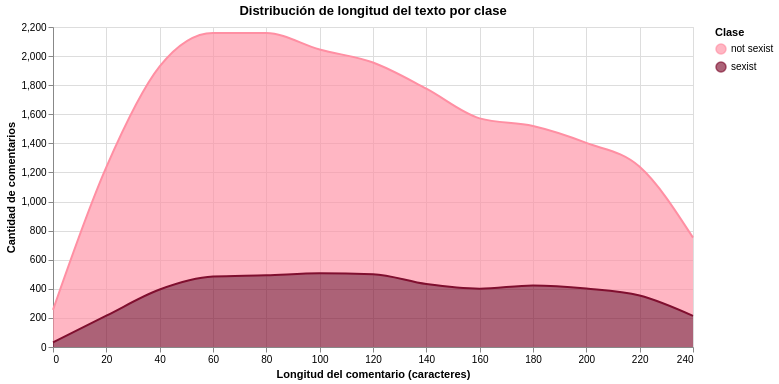

The notebook cell saved with this chart:
### Markdown cell above
## 10. Distribución de features — longitud del comentario por clase

Histograma interactivo superpuesto: la distribución de longitud (en caracteres)
de comentarios sexistas frente a no sexistas. Pre-agregado en Polars para que el
gráfico sea liviano.

### Code cell
hist_len = (
    df_feat
    .with_columns((pl.col("n_chars") // 20 * 20).alias("bin_chars"))
    .group_by("bin_chars", "label_sexist")
    .len()
    .sort("bin_chars")
)

hist_chart = (
    alt.Chart(hist_len.to_pandas())
    .mark_area(opacity=0.65, interpolate="monotone", line=True)
    .encode(
        x=alt.X("bin_chars:Q", title="Longitud del comentario (caracteres)"),
        y=alt.Y("len:Q", title="Cantidad de comentarios"),
        color=alt.Color("label_sexist:N",
                        scale=alt.Scale(domain=["not sexist", "sexist"],
                                        range=["#FF8FA3", "#800F2F"]),
                        legend=alt.Legend(title="Clase")),
        tooltip=["bin_chars:Q", "label_sexist:N", "len:Q"],
    )
    .properties(width=640, height=320,
                title="Distribución de longitud del texto por clase")
)
hist_chart

### Figure 1 — Vega specification as saved in the notebook (floating-point values rounded to 4 significant figures)
{"$schema": "https://vega.github.io/schema/vega/v6.json", "data": [{"name": "source_0", "values": [{"bin_chars": 0, "label_sexist": "not sexist", "len": 223, "_label_sexist_sort_index": 0.0, "len_end": 255.0, "len_start": 32.0}, {"bin_chars": 0, "label_sexist": "sexist", "len": 32, "_label_sexist_sort_index": 1.0, "len_end": 32.0, "len_start": 0.0}, {"bin_chars": 20, "label_sexist": "not sexist", "len": 1022, "_label_sexist_sort_index": 0.0, "len_end": 1237.0, "len_start": 215.0}, {"bin_chars": 20, "label_sexist": "sexist", "len": 215, "_label_sexist_sort_index": 1.0, "len_end": 215.0, "len_start": 0.0}, {"bin_chars": 40, "label_sexist": "not sexist", "len": 1534, "_label_sexist_sort_index": 0.0, "len_end": 1929.0, "len_start": 395.0}, {"bin_chars": 40, "label_sexist": "sexist", "len": 395, "_label_sexist_sort_index": 1.0, "len_end": 395.0, "len_start": 0.0}, {"bin_chars": 60, "label_sexist": "sexist", "len": 484, "_label_sexist_sort_index": 1.0, "len_end": 484.0, "len_start": 0.0}, {"bin_chars": 60, "label_sexist": "not sexist", "len": 1675, "_label_sexist_sort_index": 0.0, "len_end": 2159.0, "len_start": 484.0}, {"bin_chars": 80, "label_sexist": "not sexist", "len": 1665, "_label_sexist_sort_index": 0.0, "len_end": 2158.0, "len_start": 493.0}, {"bin_chars": 80, "label_sexist": "sexist", "len": 493, "_label_sexist_sort_index": 1.0, "len_end": 493.0, "len_start": 0.0}, {"bin_chars": 100, "label_sexist": "sexist", "len": 507, "_label_sexist_sort_index": 1.0, "len_end": 507.0, "len_start": 0.0}, {"bin_chars": 100, "label_sexist": "not sexist", "len": 1538, "_label_sexist_sort_index": 0.0, "len_end": 2045.0, "len_start": 507.0}, {"bin_chars": 120, "label_sexist": "sexist", "len": 501, "_label_sexist_sort_index": 1.0, "len_end": 501.0, "len_start": 0.0}, {"bin_chars": 120, "label_sexist": "not sexist", "len": 1455, "_label_sexist_sort_index": 0.0, "len_end": 1956.0, "len_start": 501.0}, {"bin_chars": 140, "label_sexist": "sexist", "len": 433, "_label_sexist_sort_index": 1.0, "len_end": 433.0, "len_start": 0.0}, {"bin_chars": 140, "label_sexist": "not sexist", "len": 1343, "_label_sexist_sort_index": 0.0, "len_end": 1776.0, "len_start": 433.0}, {"bin_chars": 160, "label_sexist": "not sexist", "len": 1171, "_label_sexist_sort_index": 0.0, "len_end": 1572.0, "len_start": 401.0}, {"bin_chars": 160, "label_sexist": "sexist", "len": 401, "_label_sexist_sort_index": 1.0, "len_end": 401.0, "len_start": 0.0}, {"bin_chars": 180, "label_sexist": "not sexist", "len": 1096, "_label_sexist_sort_index": 0.0, "len_end": 1519.0, "len_start": 423.0}, {"bin_chars": 180, "label_sexist": "sexist", "len": 423, "_label_sexist_sort_index": 1.0, "len_end": 423.0, "len_start": 0.0}, {"bin_chars": 200, "label_sexist": "sexist", "len": 402, "_label_sexist_sort_index": 1.0, "len_end": 402.0, "len_start": 0.0}, {"bin_chars": 200, "label_sexist": "not sexist", "len": 1001, "_label_sexist_sort_index": 0.0, "len_end": 1403.0, "len_start": 402.0}, {"bin_chars": 220, "label_sexist": "sexist", "len": 354, "_label_sexist_sort_index": 1.0, "len_end": 354.0, "len_start": 0.0}, {"bin_chars": 220, "label_sexist": "not sexist", "len": 885, "_label_sexist_sort_index": 0.0, "len_end": 1239.0, "len_start": 354.0}, {"bin_chars": 240, "label_sexist": "not sexist", "len": 538, "_label_sexist_sort_index": 0.0, "len_end": 752.0, "len_start": 214.0}, {"bin_chars": 240, "label_sexist": "sexist", "len": 214, "_label_sexist_sort_index": 1.0, "len_end": 214.0, "len_start": 0.0}]}, {"name": "source_0_x_domain_bin_chars", "values": [{"min": 0, "max": 240}]}], "marks": [{"type": "group", "name": "layer_0_pathgroup", "from": {"facet": {"data": "source_0", "name": "faceted_path_layer_0_main", "groupby": ["label_sexist", "_label_sexist_sort_index"]}}, "encode": {"update": {"width": {"field": {"signal": null, "datum": null, "group": "width", "parent": null}}, "height": {"field": {"signal": null, "datum": null, "group": "height", "parent": null}}}}, "marks": [{"type": "area", "name": "layer_0_marks", "from": {"data": "faceted_path_layer_0_main"}, "sort": {"field": "x"}, "encode": {"update": {"defined": {"signal": "isValid(datum[\"bin_chars\"]) && isFinite(+datum[\"bin_chars\"]) && isValid(datum[\"len\"]) && isFinite(+datum[\"len\"])"}, "y2": {"field": "len_start", "scale": "y"}, "fill": {"field": "label_sexist", "scale": "color"}, "y": {"field": "len_end", "scale": "y"}, "orient": {"value": "vertical"}, "tooltip": {"signal": "{\"bin_chars\": format(datum[\"bin_chars\"], \"\"), \"label_sexist\": isValid(datum[\"label_sexist\"]) ? isArray(datum[\"label_sexist\"]) ? join(datum[\"label_sexist\"], '\\n') : datum[\"label_sexist\"] : \"\"+datum[\"label_sexist\"], \"len\": format(datum[\"len\"], \"\")}"}, "x": {"field": "bin_chars", "scale": "x"}, "opacity": {"value": 0.65}, "interpolate": {"value": "monotone"}}}, "style": ["area"]}]}, {"type": "group", "name": "layer_1_pathgroup", "from": {"facet": {"data": "source_0", "name": "faceted_path_layer_1_main", "groupby": ["label_sexist"]}}, "encode": {"update": {"width": {"field": {"signal": null, "datum": null, "group": "width", "parent": null}}, "height": {"field": {"signal": null, "datum": null, "group": "height", "parent": null}}}}, "marks": [{"type": "line", "name": "layer_1_marks", "from": {"data": "faceted_path_layer_1_main"}, "sort": {"field": "x"}, "encode": {"update": {"x": {"field": "bin_chars", "scale": "x"}, "tooltip": {"signal": "{\"bin_chars\": format(datum[\"bin_chars\"], \"\"), \"label_sexist\": isValid(datum[\"label_sexist\"]) ? isArray(datum[\"label_sexist\"]) ? join(datum[\"label_sexist\"], '\\n') : datum[\"label_sexist\"] : \"\"+datum[\"label_sexist\"], \"len\": format(datum[\"len\"], \"\")}"}, "stroke": {"field": "label_sexist", "scale": "color"}, "y": {"field": "len_end", "scale": "y"}, "interpolate": {"value": "monotone"}, "defined": {"signal": "isValid(datum[\"bin_chars\"]) && isFinite(+datum[\"bin_chars\"]) && isValid(datum[\"len\"]) && isFinite(+datum[\"len\"])"}}}, "style": ["line"]}]}], "scales": [{"name": "x", "type": "linear", "domain": [{"signal": "(data(\"source_0_x_domain_bin_chars\")[0] || {}).min"}, {"signal": "(data(\"source_0_x_domain_bin_chars\")[0] || {}).max"}], "range": [0, {"signal": "width"}], "zero": false, "nice": true}, {"name": "y", "type": "linear", "domain": {"data": "source_0", "fields": ["len_start", "len_end"]}, "range": [{"signal": "height"}, 0], "zero": true, "nice": true}, {"name": "color", "type": "ordinal", "domain": ["not sexist", "sexist"], "range": ["#FF8FA3", "#800F2F"]}], "axes": [{"scale": "x", "ticks": false, "grid": true, "labels": false, "maxExtent": 0, "orient": "bottom", "gridScale": "y", "aria": false, "minExtent": 0, "zindex": 0, "tickCount": {"signal": "ceil(width/40)"}, "domain": false}, {"scale": "y", "labels": false, "grid": true, "maxExtent": 0, "orient": "left", "minExtent": 0, "gridScale": "x", "tickCount": {"signal": "ceil(height/40)"}, "aria": false, "zindex": 0, "domain": false, "ticks": false}, {"scale": "x", "tickCount": {"signal": "ceil(width/40)"}, "orient": "bottom", "zindex": 0, "grid": false, "labelFlush": true, "labelOverlap": true, "title": "Longitud del comentario (caracteres)"}, {"scale": "y", "orient": "left", "title": "Cantidad de comentarios", "grid": false, "labelOverlap": true, "tickCount": {"signal": "ceil(height/40)"}, "zindex": 0}], "title": {"text": "Distribución de longitud del texto por clase", "frame": "group"}, "style": "cell", "height": 320, "legends": [{"title": "Clase", "fill": "color", "symbolType": "circle", "encode": {"symbols": {"update": {"opacity": {"value": 0.65}}}}, "stroke": "color"}], "padding": 5, "width": 640, "background": "white"}
